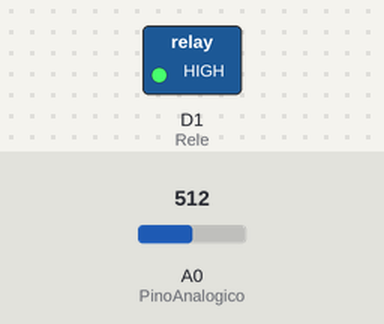
A sketch run on a simulated ESP8266 (NodeMCU). Shown: switched loads named in the sketch (green lamp = pin HIGH). The inputs (shaded band) are chosen by the test bench; at power-on: A0 (PinoAnalogico) = 512. WiFi joins after 1.5 s; servers stay silent unless stated; what the sketch prints to the serial monitor is not drawn.

Above: at 5.2 s.
5.3 s: A0 (PinoAnalogico) set to 707
7.2 s: A0 (PinoAnalogico) set to 725
At 8.8 s:
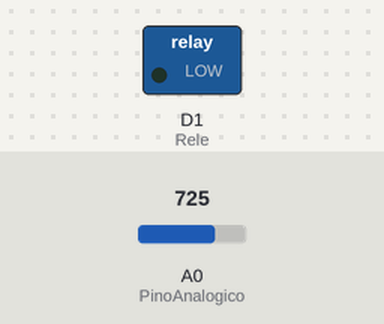
10.5 s: A0 (PinoAnalogico) set to 511
At 12.2 s:
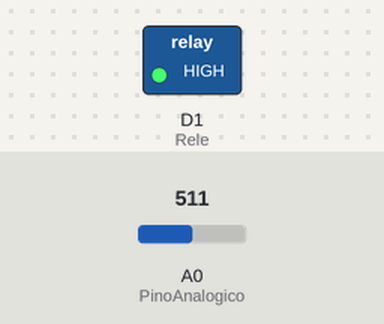
12.5 s: A0 (PinoAnalogico) set to 716
At 13.8 s:
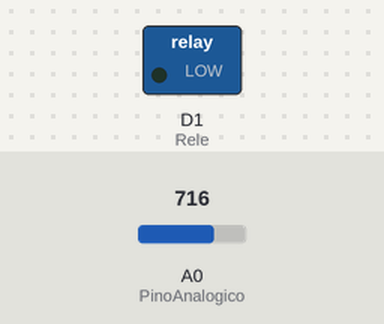
Timing chart, 0 to 15.5 s (numbered marks = the images above; inputs shaded):
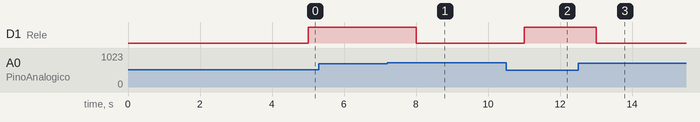

Measured:
- the behaviour switches between 715 and 716 on A0 (PinoAnalogico) (found by bisection; images 0 and 1)
- after the input at 5.3 s, every drawn part: stays the same
- after the input at 7.2 s, D1 (Rele): HIGH → LOW after 0.80 s
- after the input at 10.5 s, D1 (Rele): LOW → HIGH after 0.50 s
- after the input at 12.5 s, D1 (Rele): HIGH → LOW after 0.50 s

The sketch:

controleIrrigacao.ino
```cpp
#include <ESP8266WiFi.h>
#include <cstdlib>

extern "C"
{
#include "user_interface.h"
}

// Credentials
#define WIFI_SSID "SSID"
#define WIFI_PASSWORD "PSSWD"
#define API_KEY "XXXXXXXXXXXXX"
#define SERVER "api.thingspeak.com"

os_timer_t mTimer;
bool _timeout = false;

WiFiClient client;

int PinoAnalogico = A0;
int PinoDigital = D2;
int Rele = D1;
int EstadoSensor = 0;
int UltimoEstSensor = 0;
int ValAnalogIn;

void tCallback(void *tCall)
{
    _timeout = true;
}

void usrInit(void)
{
    os_timer_setfn(&mTimer, tCallback, NULL);
    os_timer_arm(&mTimer, 1000, true);
}

void initWiFi()
{
    WiFi.begin(WIFI_SSID, WIFI_PASSWORD);
    Serial.print("Connecting to WiFi ..");
    while (WiFi.status() != WL_CONNECTED)
    {
        Serial.print("Conectando");
        delay(1000);
    }
    Serial.println(WiFi.localIP());
    delay(2000);
    Serial.println();
}

void setup()
{
    Serial.begin(9600);
    initWiFi();
    usrInit();
    pinMode(Rele, OUTPUT);
    pinMode(PinoDigital, INPUT);
}

void loop()
{
    if (_timeout)
    {
        ValAnalogIn = analogRead(PinoAnalogico);
        int Porcento = map(ValAnalogIn, 515, 1023, 100, 0);

        Serial.print("Umidade: ");
        Serial.print(Porcento);
        Serial.println("%");

        if (Porcento <= 60)
        {
            Serial.println("Irrigando Planta");
            EstadoSensor = 0; // Define o estado como desarmado
            digitalWrite(Rele, LOW);
        }
        else
        {
            Serial.println("Planta Irrigada");
            EstadoSensor = 1; // Define o estado como armado
            digitalWrite(Rele, HIGH);
        }

        if (client.connect(SERVER, 80))
        {
            String postStr = "api_key=";
            postStr += API_KEY;
            postStr += "&field1=";
            postStr += String(Porcento);
            postStr += "&field2=";
            postStr += String(EstadoSensor); // Use o EstadoSensor no campo field2

            client.print("POST /update HTTP/1.1\n");
            client.print("Host: api.thingspeak.com\n");
            client.print("Connection: close\n");
            client.print("X-THINGSPEAKAPIKEY: ");
            client.print(API_KEY);
            client.print("\n");
            client.print("Content-Type: application/x-www-form-urlencoded\n");
            client.print("Content-Length: ");
            client.print(postStr.length());
            client.print("\n\n");
            client.print(postStr);

            Serial.print("Umidade enviada para ThingSpeak: ");
            Serial.println(Porcento);
        }

        client.stop();
        _timeout = false;
    }
}
```
